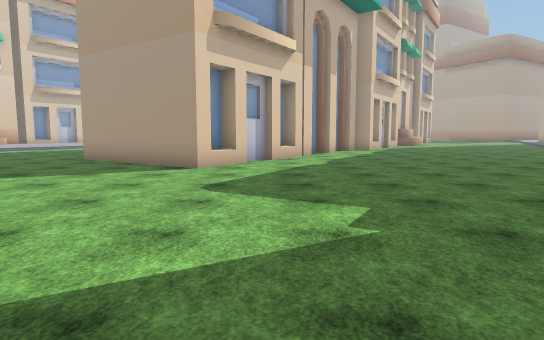
View 1 (above)

21 first-person views from a walk through a Unity game level. The camera is 1.5 m above the floor, tilts 6° down and sees 75° across. The floor is counted in squares, 1.8 m on a side. Each view is taken from the middle of a square. On the plan, view 1 faces up. The plan holds only what a view shows up to about 12 squares ahead; the rest is blank. The place goes on beyond the plan. The player is left out. Some surface patterns are stand-ins.

View 2
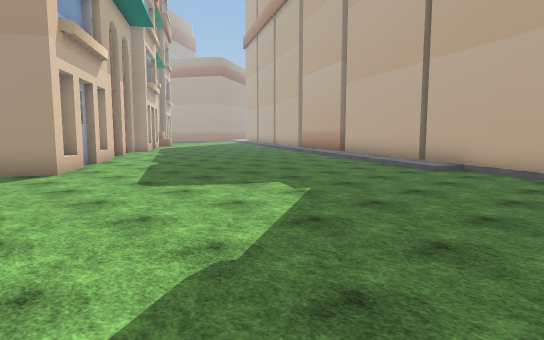

View 3
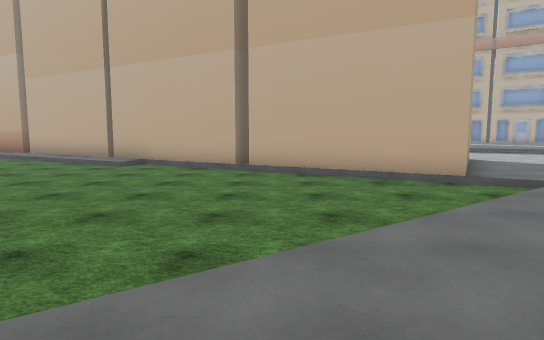

View 4
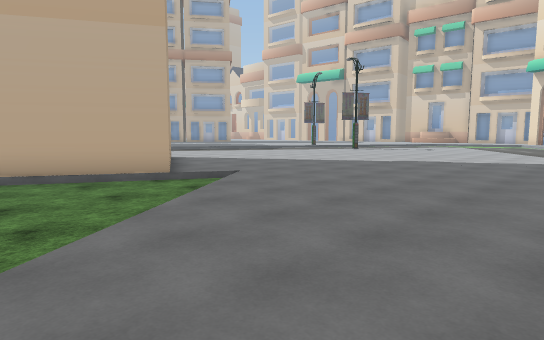

View 5
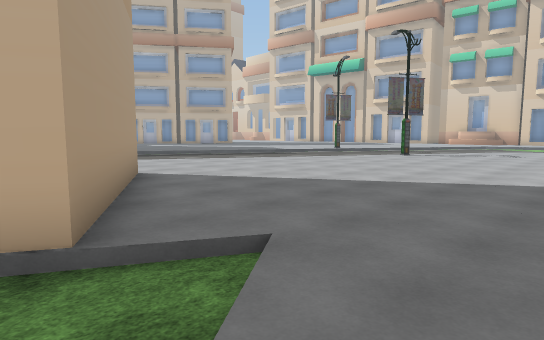

View 6
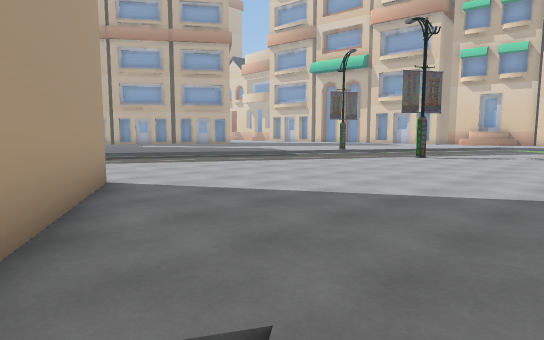

View 7
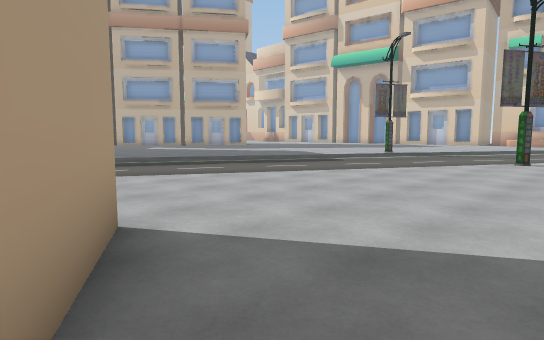

View 8
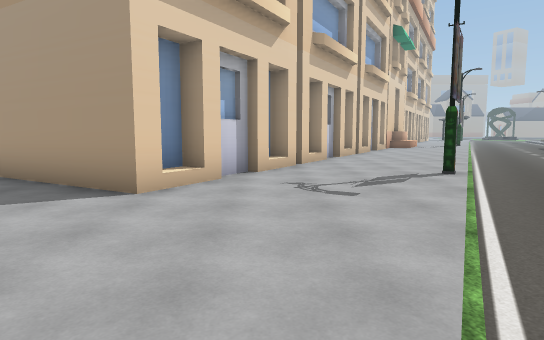

View 9
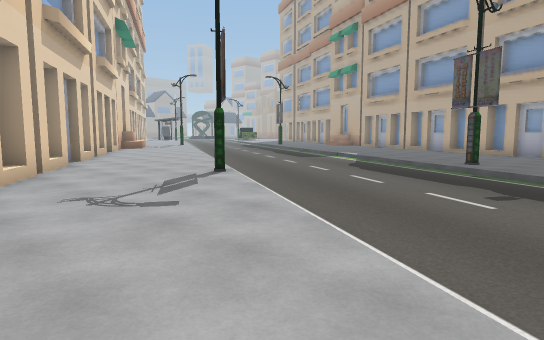

View 10
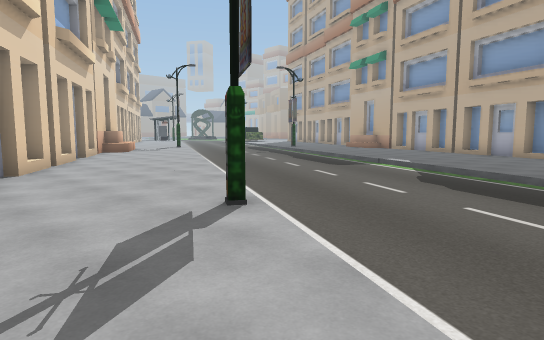

View 11
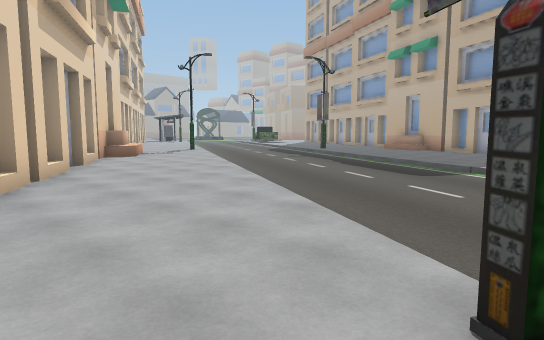

View 12
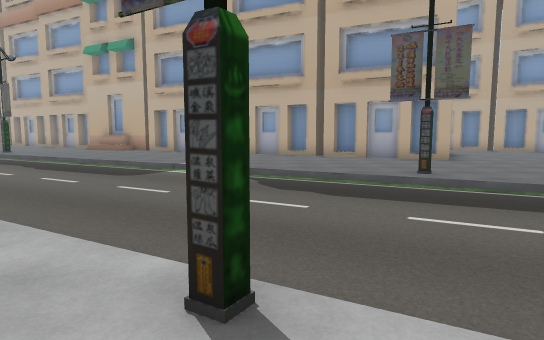

View 13
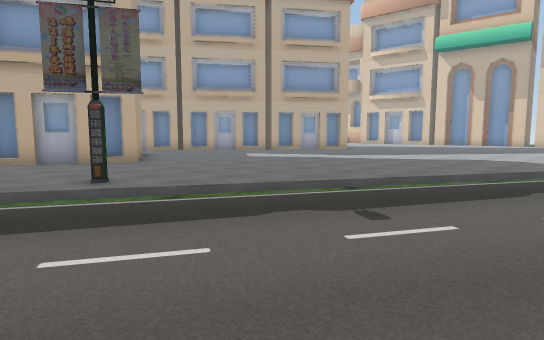

View 14
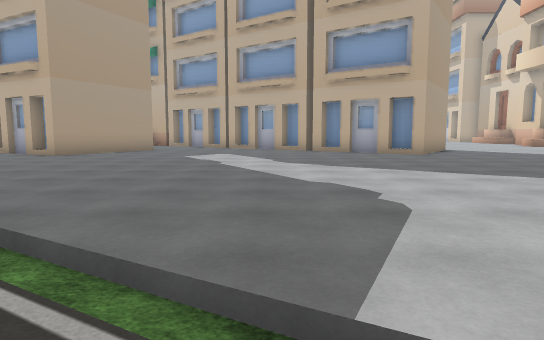

View 15
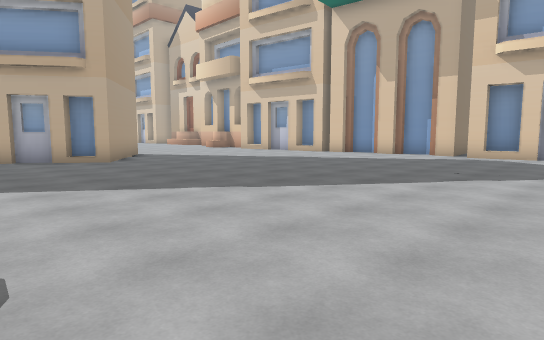

View 16
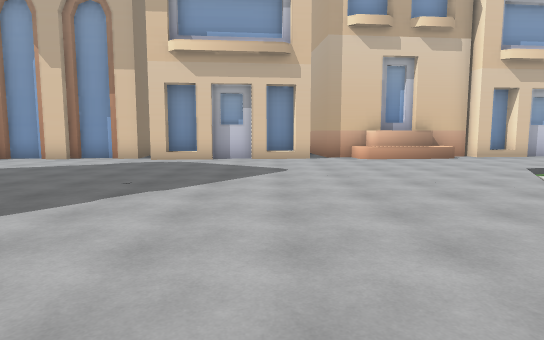

View 17
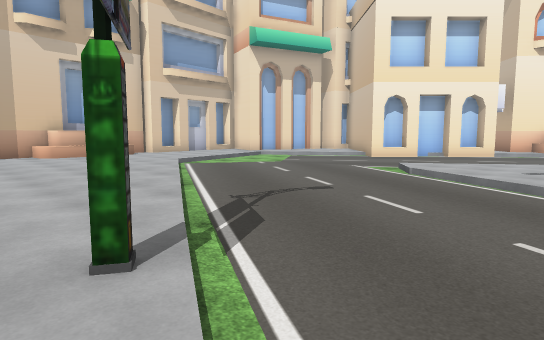

View 18
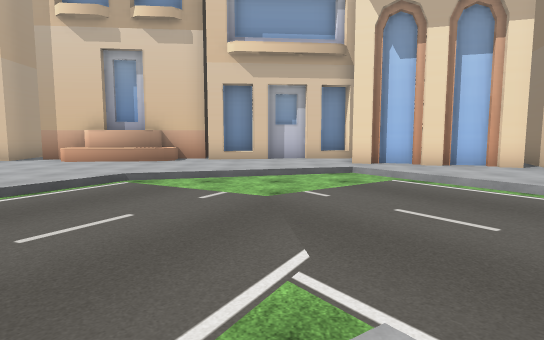

View 19
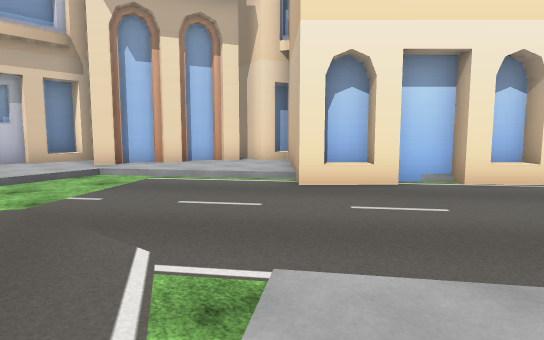

View 20
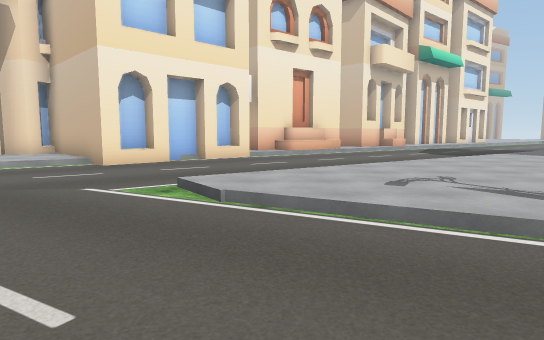

View 21
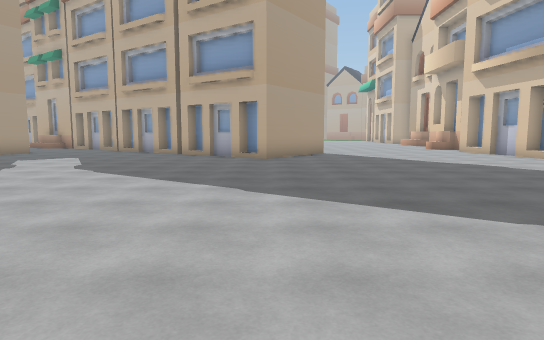

### Floor plan
Key: @ floor where view 1 was taken; # wall or solid block; . main floor; - floor 0.25 m lower than the main floor; / step, stairs or slope; ^ raised ledge.
Columns run from 5 left of view 1 to 22 right of it. Each row starts with its distance up from view 1.
 12      ##-------
 11 ##  ##--------
 10 -####---------
  9 --##^--------
  8 ------------
  7 -------------      ^
  6 ------------/     ##.
  5  -----------/     #...
  4   ---------/.#   ##....
  3  ----------.##  ##..../-
  2  ----------##   #..../------
  1  ----------#   ##..../-----/
  0   ---@----##   #..../-----/.
 -1  ./-------#   ##..../-----/.
 -2 ../------##   #..../-----/..
 -3 .../-----#   ##....------/..
 -4 ..../---##   #..../-----/..
 -5 .....--##   ##....------/...
 -6 ...../-###  #....#-----/....
 -7  ...../..####.../------.....
 -8  ..........#..../-----/....
 -9  ............../------#....#
-10  ............../-----/.....#
-11  ............./-----/.....##
-12  .............------/......#
-13 ............./-----/........
-14 /............------/........
-15  /........../-----/.........
-16   ........./------..........
-17   /......../-----/..........
-18 ---/......#------...........
-19 ---/....../---- /...........
-20 ----/..../-----/............
-21 -----/...------#............
-22 ------../-----/............#
-23 #-----//------/............#
-24 #------------/..............
-25 ##-----------...............
-26  ##---------/...............
-27  ##--------/................
-28 ##./-------/................
-29 #.../-----/.................
-30 #....--//...................
-31 ####........................
-32 #  ##.......^^......#....###
-33      .##.#^###############

Positions as (right, up) in squares from view 1, and headings:
1: (0, 0), facing up
2: (-4, -1), facing up-right
3: (-5, -2), facing right
4: (-5, -2), facing down-right
5: (-1, -5), facing down-right
6: (0, -6), facing down-right
7: (3, -7), facing down-right
8: (8, -13), facing up
9: (7, -12), facing up-right
10: (9, -9), facing up-right
11: (10, -6), facing up-right
12: (10, -6), facing right
13: (11, -7), facing down-right
14: (10, -18), facing right
15: (11, -19), facing down-right
16: (11, -21), facing down
17: (11, -19), facing down-left
18: (2, -22), facing down
19: (3, -22), facing down-left
20: (7, -22), facing left
21: (10, -23), facing right
